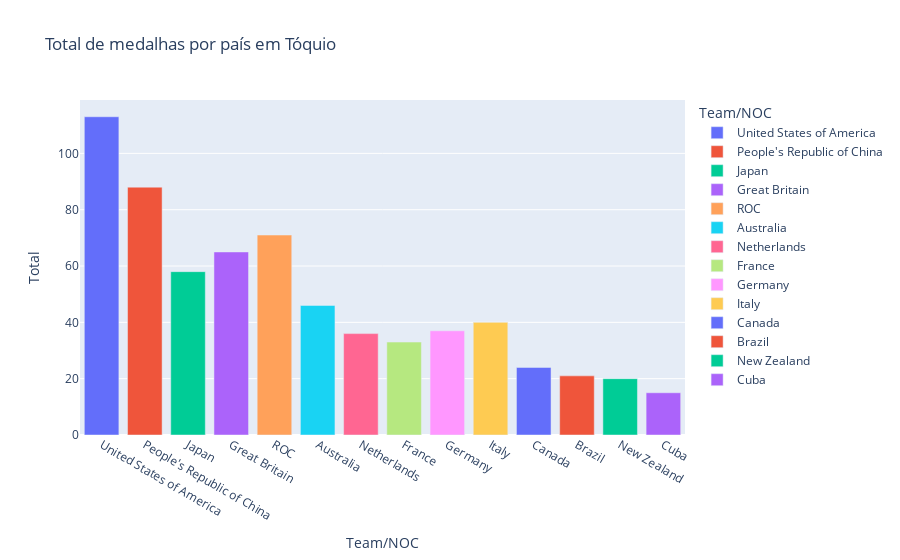

The notebook cell saved with this chart:
### Code cell
import plotly.express as px
medals = px.bar(tokyo_2020[:14], x='Team/NOC', y='Total', title='Total de medalhas por país em Tóquio', color='Team/NOC')
medals.show()

### Figure 1 — Plotly figure (JSON) as saved in the notebook; plotly's stock layout.template omitted (floating-point values rounded to 4 significant figures)
{"data": [{"alignmentgroup": "True", "hovertemplate": "Team/NOC=%{x}<br>Total=%{y}<extra></extra>", "legendgroup": "United States of America", "marker": {"color": "#636efa"}, "name": "United States of America", "offsetgroup": "United States of America", "orientation": "v", "showlegend": true, "textposition": "auto", "type": "bar", "x": ["United States of America"], "xaxis": "x", "y": [113], "yaxis": "y"}, {"alignmentgroup": "True", "hovertemplate": "Team/NOC=%{x}<br>Total=%{y}<extra></extra>", "legendgroup": "People's Republic of China", "marker": {"color": "#EF553B"}, "name": "People's Republic of China", "offsetgroup": "People's Republic of China", "orientation": "v", "showlegend": true, "textposition": "auto", "type": "bar", "x": ["People's Republic of China"], "xaxis": "x", "y": [88], "yaxis": "y"}, {"alignmentgroup": "True", "hovertemplate": "Team/NOC=%{x}<br>Total=%{y}<extra></extra>", "legendgroup": "Japan", "marker": {"color": "#00cc96"}, "name": "Japan", "offsetgroup": "Japan", "orientation": "v", "showlegend": true, "textposition": "auto", "type": "bar", "x": ["Japan"], "xaxis": "x", "y": [58], "yaxis": "y"}, {"alignmentgroup": "True", "hovertemplate": "Team/NOC=%{x}<br>Total=%{y}<extra></extra>", "legendgroup": "Great Britain", "marker": {"color": "#ab63fa"}, "name": "Great Britain", "offsetgroup": "Great Britain", "orientation": "v", "showlegend": true, "textposition": "auto", "type": "bar", "x": ["Great Britain"], "xaxis": "x", "y": [65], "yaxis": "y"}, {"alignmentgroup": "True", "hovertemplate": "Team/NOC=%{x}<br>Total=%{y}<extra></extra>", "legendgroup": "ROC", "marker": {"color": "#FFA15A"}, "name": "ROC", "offsetgroup": "ROC", "orientation": "v", "showlegend": true, "textposition": "auto", "type": "bar", "x": ["ROC"], "xaxis": "x", "y": [71], "yaxis": "y"}, {"alignmentgroup": "True", "hovertemplate": "Team/NOC=%{x}<br>Total=%{y}<extra></extra>", "legendgroup": "Australia", "marker": {"color": "#19d3f3"}, "name": "Australia", "offsetgroup": "Australia", "orientation": "v", "showlegend": true, "textposition": "auto", "type": "bar", "x": ["Australia"], "xaxis": "x", "y": [46], "yaxis": "y"}, {"alignmentgroup": "True", "hovertemplate": "Team/NOC=%{x}<br>Total=%{y}<extra></extra>", "legendgroup": "Netherlands", "marker": {"color": "#FF6692"}, "name": "Netherlands", "offsetgroup": "Netherlands", "orientation": "v", "showlegend": true, "textposition": "auto", "type": "bar", "x": ["Netherlands"], "xaxis": "x", "y": [36], "yaxis": "y"}, {"alignmentgroup": "True", "hovertemplate": "Team/NOC=%{x}<br>Total=%{y}<extra></extra>", "legendgroup": "France", "marker": {"color": "#B6E880"}, "name": "France", "offsetgroup": "France", "orientation": "v", "showlegend": true, "textposition": "auto", "type": "bar", "x": ["France"], "xaxis": "x", "y": [33], "yaxis": "y"}, {"alignmentgroup": "True", "hovertemplate": "Team/NOC=%{x}<br>Total=%{y}<extra></extra>", "legendgroup": "Germany", "marker": {"color": "#FF97FF"}, "name": "Germany", "offsetgroup": "Germany", "orientation": "v", "showlegend": true, "textposition": "auto", "type": "bar", "x": ["Germany"], "xaxis": "x", "y": [37], "yaxis": "y"}, {"alignmentgroup": "True", "hovertemplate": "Team/NOC=%{x}<br>Total=%{y}<extra></extra>", "legendgroup": "Italy", "marker": {"color": "#FECB52"}, "name": "Italy", "offsetgroup": "Italy", "orientation": "v", "showlegend": true, "textposition": "auto", "type": "bar", "x": ["Italy"], "xaxis": "x", "y": [40], "yaxis": "y"}, {"alignmentgroup": "True", "hovertemplate": "Team/NOC=%{x}<br>Total=%{y}<extra></extra>", "legendgroup": "Canada", "marker": {"color": "#636efa"}, "name": "Canada", "offsetgroup": "Canada", "orientation": "v", "showlegend": true, "textposition": "auto", "type": "bar", "x": ["Canada"], "xaxis": "x", "y": [24], "yaxis": "y"}, {"alignmentgroup": "True", "hovertemplate": "Team/NOC=%{x}<br>Total=%{y}<extra></extra>", "legendgroup": "Brazil", "marker": {"color": "#EF553B"}, "name": "Brazil", "offsetgroup": "Brazil", "orientation": "v", "showlegend": true, "textposition": "auto", "type": "bar", "x": ["Brazil"], "xaxis": "x", "y": [21], "yaxis": "y"}, {"alignmentgroup": "True", "hovertemplate": "Team/NOC=%{x}<br>Total=%{y}<extra></extra>", "legendgroup": "New Zealand", "marker": {"color": "#00cc96"}, "name": "New Zealand", "offsetgroup": "New Zealand", "orientation": "v", "showlegend": true, "textposition": "auto", "type": "bar", "x": ["New Zealand"], "xaxis": "x", "y": [20], "yaxis": "y"}, {"alignmentgroup": "True", "hovertemplate": "Team/NOC=%{x}<br>Total=%{y}<extra></extra>", "legendgroup": "Cuba", "marker": {"color": "#ab63fa"}, "name": "Cuba", "offsetgroup": "Cuba", "orientation": "v", "showlegend": true, "textposition": "auto", "type": "bar", "x": ["Cuba"], "xaxis": "x", "y": [15], "yaxis": "y"}], "layout": {"barmode": "relative", "legend": {"title": {"text": "Team/NOC"}, "tracegroupgap": 0}, "title": {"text": "Total de medalhas por país em Tóquio"}, "xaxis": {"anchor": "y", "categoryarray": ["United States of America", "People's Republic of China", "Japan", "Great Britain", "ROC", "Australia", "Netherlands", "France", "Germany", "Italy", "Canada", "Brazil", "New Zealand", "Cuba"], "categoryorder": "array", "domain": [0, 1], "title": {"text": "Team/NOC"}}, "yaxis": {"anchor": "x", "domain": [0, 1], "title": {"text": "Total"}}}}
